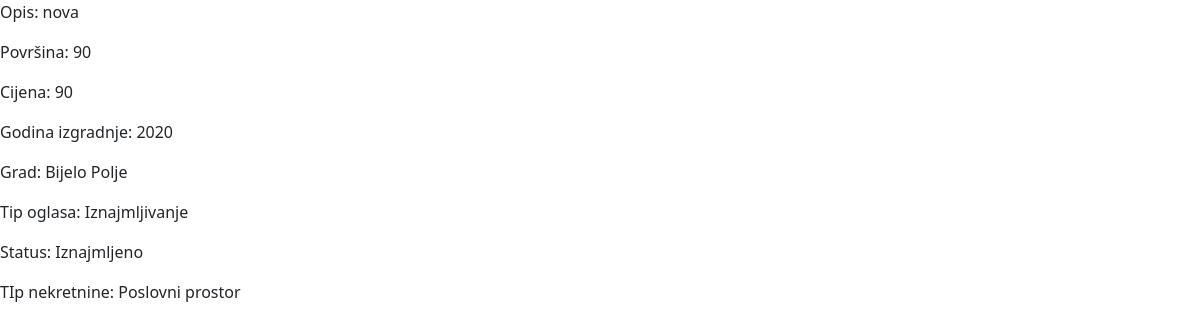
Page /nekretnina.php?id=21 on the committed database.
### tables this page shows
CREATE TABLE `nekretnina` (
  `id` int(11) NOT NULL,
  `povrsina` double NOT NULL,
  `cijena` double NOT NULL,
  `godina_izgradnje` int(11) NOT NULL,
  `opis` varchar(255) NOT NULL,
  `grad_id` int(11) DEFAULT NULL,
  `tip_nekretnine_id` int(11) DEFAULT NULL,
  `status_id` int(11) DEFAULT NULL,
  `tip_oglasa_id` int(11) DEFAULT NULL,
  `fotografija` varchar(255) DEFAULT NULL
);

CREATE TABLE `grad` (
  `id` int(11) NOT NULL,
  `ime` varchar(255) NOT NULL
);

CREATE TABLE `tip_oglasa` (
  `id` int(11) NOT NULL,
  `tip_oglasa` varchar(255) NOT NULL
);

CREATE TABLE `status` (
  `id` int(11) NOT NULL,
  `status` varchar(11) NOT NULL
);

CREATE TABLE `tip_nekretnine` (
  `id` int(11) NOT NULL,
  `tip` varchar(255) NOT NULL
);

### nekretnina.php (the view, shortened to what this page needs)
<?php
       include 'db.php';
        isset($_GET['id']) && is_numeric($_GET['id']) ? $id = $_GET['id'] : exit("ID ERROR");
       $sql = "SELECT
               nekretnina.*,
               grad.ime as grad_ime,
               tip_oglasa.tip_oglasa as oglas,
               status.status as status,
               tip_nekretnine.tip as tip
            FROM nekretnina
            LEFT JOIN grad on nekretnina.grad_id = grad.id
            LEFT JOIN tip_oglasa on nekretnina.tip_oglasa_id = tip_oglasa.id
            LEFT JOIN status on nekretnina.status_id = status.id
            LEFT JOIN tip_nekretnine on nekretnina.tip_nekretnine_id = tip_nekretnine.id
            where nekretnina.id = $id ";
       $res = mysqli_query($dbconn, $sql);
       $nekretnina = mysqli_fetch_assoc($res);
?>
<!DOCTYPE html>
<html lang="en">
<head>
    <link href="https://cdn.jsdelivr.net/npm/bootstrap@5.0.0-beta2/dist/css/bootstrap.min.css" rel="stylesheet">
</head>
<body>
    <p>Opis: <?=$nekretnina['opis']?></p>
    <p>Površina: <?=$nekretnina['povrsina']?></p>
    <p>Cijena: <?=$nekretnina['cijena']?></p>
    <p>Godina izgradnje: <?=$nekretnina['godina_izgradnje']?></p>
    <p>Grad: <?=$nekretnina['grad_ime']?></p>
    <p>Tip oglasa: <?=$nekretnina['oglas']?></p>
    <p>Status: <?=$nekretnina['status']?></p>
    <p>TIp nekretnine: <?=$nekretnina['tip']?></p>
</body>
</html>

### rows in the picture
nekretnina: opis "nova", povrsina "90", cijena "90", godina_izgradnje "2020", grad.ime "Bijelo Polje", tip_oglasa.tip_oglasa "Iznajmljivanje", status.status "Iznajmljeno", tip_nekretnine.tip "Poslovni prostor"
